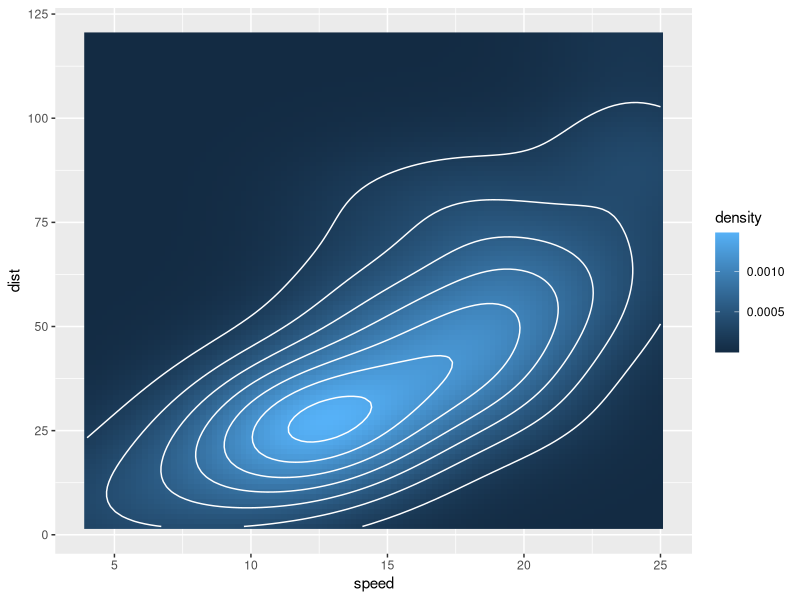

The R source for this figure:
library(ggplot2)
ggplot(data = cars, aes(x = speed, y = dist)) + 
  stat_density_2d(aes(fill = ..density..),
                  geom = 'raster', contour = F) + 
  geom_density_2d(colour =  'white')